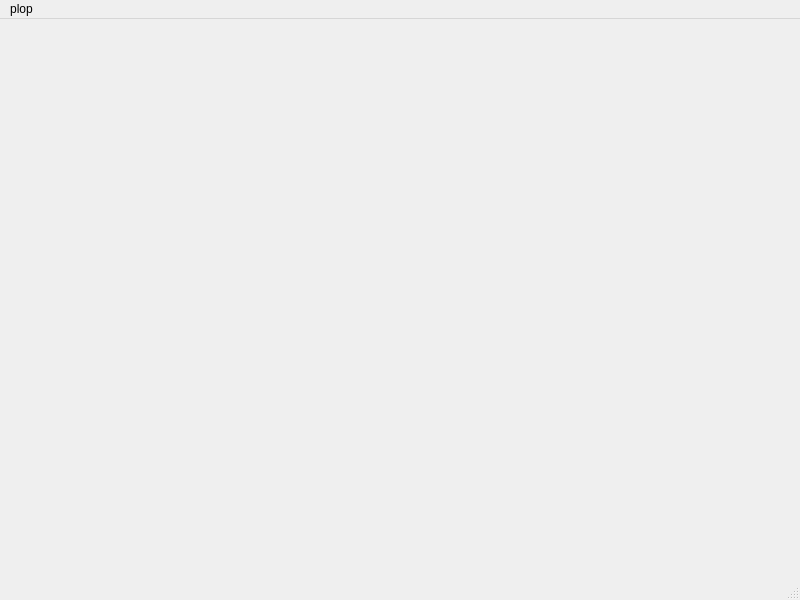
<?xml version="1.0" encoding="UTF-8"?>
<ui version="4.0">
 <class>MainWindow</class>
 <widget class="QMainWindow" name="MainWindow">
  <property name="geometry">
   <rect>
    <x>0</x>
    <y>0</y>
    <width>800</width>
    <height>600</height>
   </rect>
  </property>
  <property name="windowTitle">
   <string>MainWindow</string>
  </property>
  <widget class="QWidget" name="centralwidget"/>
  <widget class="QMenuBar" name="menubar">
   <property name="geometry">
    <rect>
     <x>0</x>
     <y>0</y>
     <width>800</width>
     <height>25</height>
    </rect>
   </property>
   <widget class="QMenu" name="menuPlop">
    <property name="title">
     <string>plop</string>
    </property>
    <addaction name="actionPlop"/>
   </widget>
   <addaction name="menuPlop"/>
  </widget>
  <widget class="QStatusBar" name="statusbar"/>
  <action name="actionPlop">
   <property name="text">
    <string>plop</string>
   </property>
  </action>
 </widget>
 <resources/>
 <connections/>
</ui>
